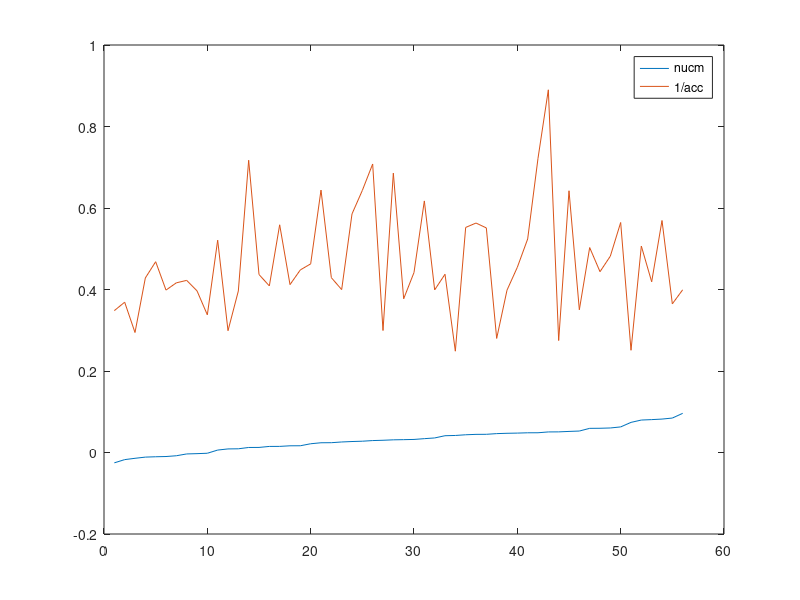

This figure's MATLAB source:
a = load("5Bins1k1lHeadEye.mat").Data;
b = sum(sum(a(:,7,:)));
d = sum(sum(a(:,1,:)));
c = sum(a(:,7,:));

e = a(:,7,:) - a(:,3,:);


acg =  load("AvgAcc.mat").ans; 
x_size =  size(acg,1);
y_size =  size(acg,2);

% f = reshape(e,1,x_size*y_size) ;
% nucm = reshape(f,y_size,x_size).';
nucm = reshape(e,y_size,x_size).';
dic = containers.Map(nucm,acg) ;
% for i = 1:x_size
%     for j = 1:y_size
%         
%     end
% end
figure(1);

plot(cell2mat(keys(dic)));
hold on;
n = cell2mat(values(dic));
plot(1./n);
hold off;
legend('nucm','1/acc');
